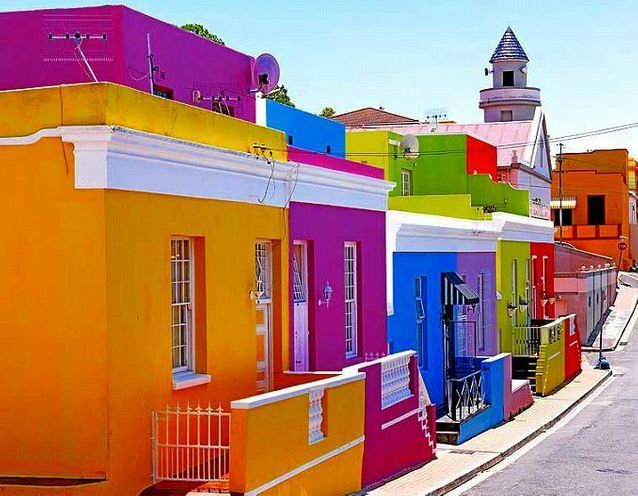
#> input picture seconde/photographie/algorithme-traitement/scripts/maisons-colorees.bmp, 638 x 496 px
$ python niveaux-gris.py
#> lines starting #> are read from the running program, lines starting #| are printed output that depends on the picture
#!/usr/bin/env python3
# -*- coding: utf-8 -*-
"""
Date de création Tue Jan 12 13:46:43 2021

@auteur: Christophe Viroulaud
"""

# Première étape: stocker l'image
from PIL import Image
mon_image = Image.open("maisons-colorees.bmp")
#> mon_image is the input picture: PIL image 638x496 RGB; mean R, G, B 173.4, 126.9, 111.4
colonne, ligne = mon_image.size
#> colonne = 638; ligne = 496

# Deuxième étape: parcourir la grille pour modifier chaque pixel
for y in range(ligne):
    for x in range(colonne):
        # récupérer le pixel
        pixel = mon_image.getpixel((x,y))

        moyenne = (pixel[0] + pixel[1] + pixel[2]) // 3

        # on replace le nouveau pixel
        mon_image.putpixel((x,y), (moyenne, moyenne, moyenne))
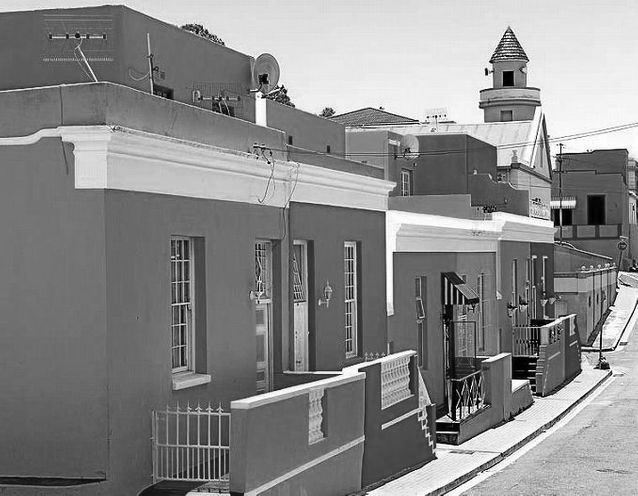
#> mon_image: PIL image 638x496 RGB; min 0, max 255, mean 136.9

# Troisième étape: enregistrer l'image
mon_image.save("maisons-colorees-gris.bmp")
mon_image.show()
